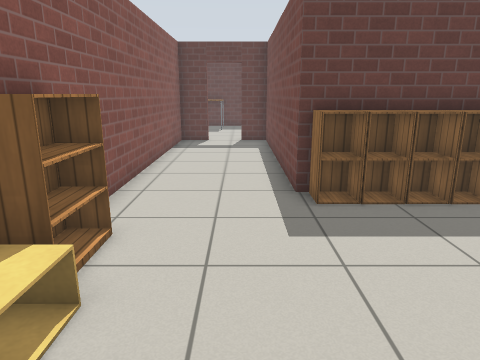
View 1 (above)

16 first-person views from a walk through a world built for the Gazebo simulator. The camera is 1.2 m above the floor, tilts 14° down and sees 70° across. The floor is counted in squares, 0.5 m on a side. Each view is taken from the middle of a square. On the plan, view 1 faces up. The plan holds only what a view shows up to about 20 squares ahead; the rest is blank. Gazebo's built-in surfaces are drawn with simple patterns. Simple shapes stand in for some stock models.

View 2
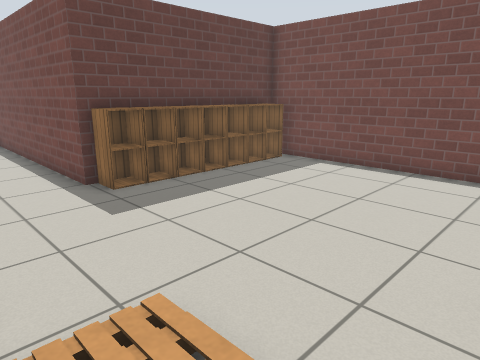

View 3
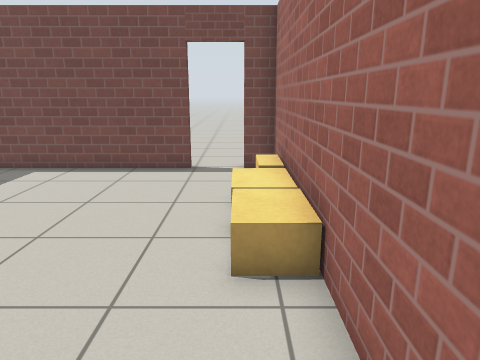

View 4
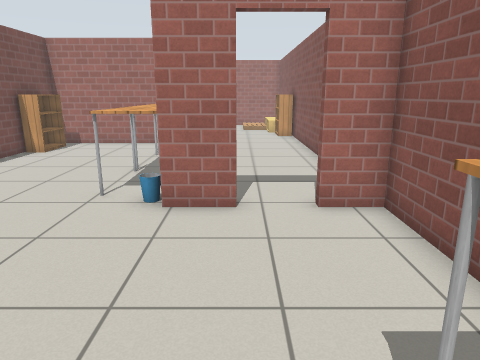

View 5
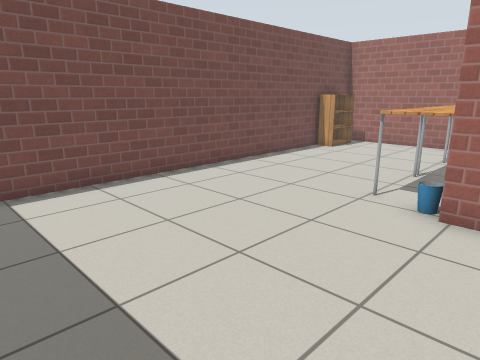

View 6
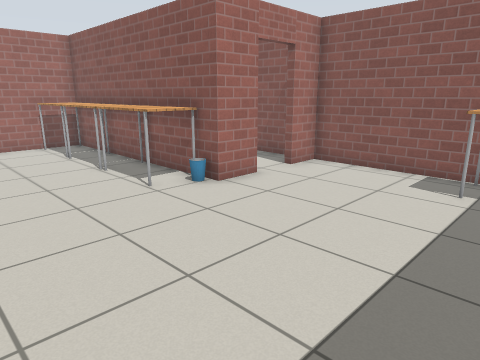

View 7
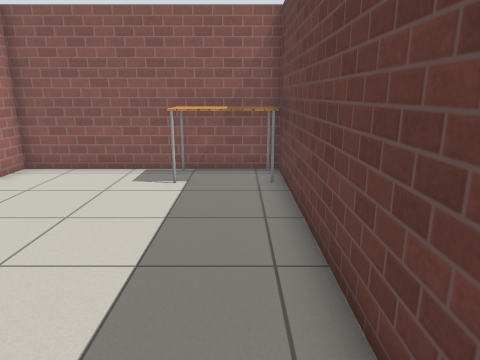

View 8
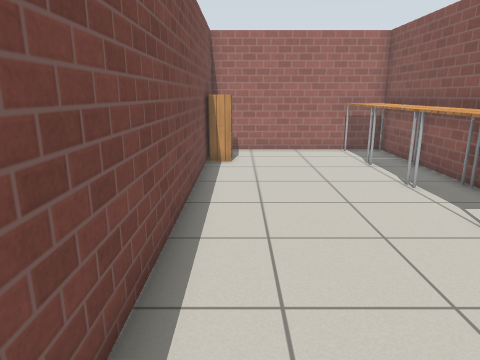

View 9
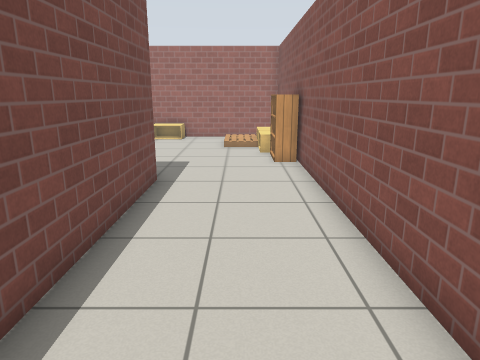

View 10
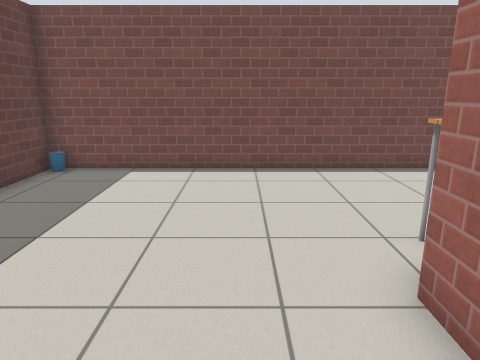

View 11
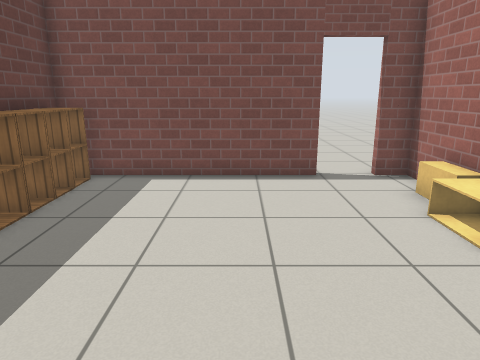

View 12
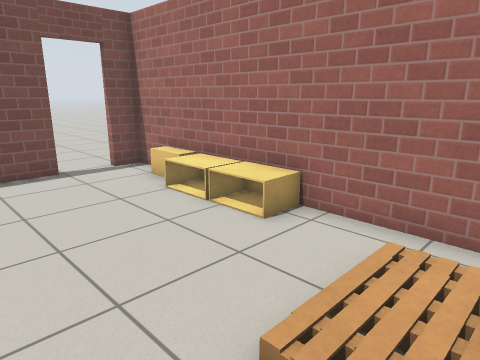

View 13
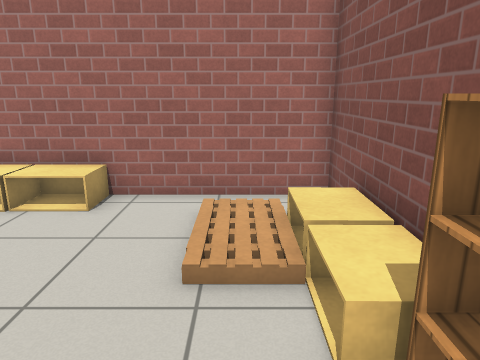

View 14
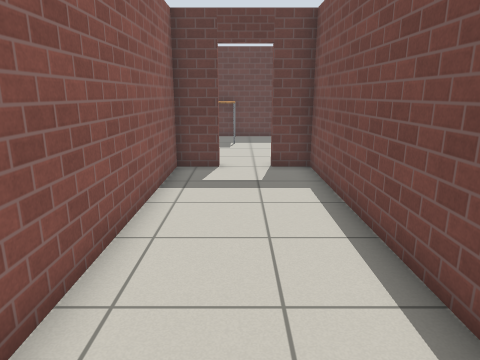

View 15
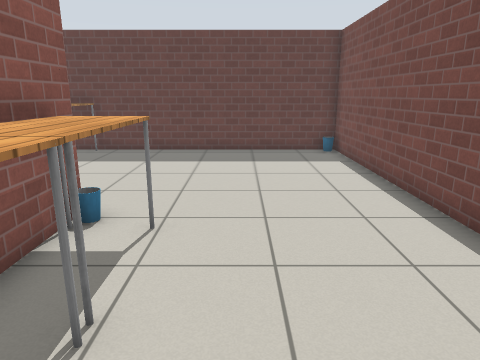

View 16
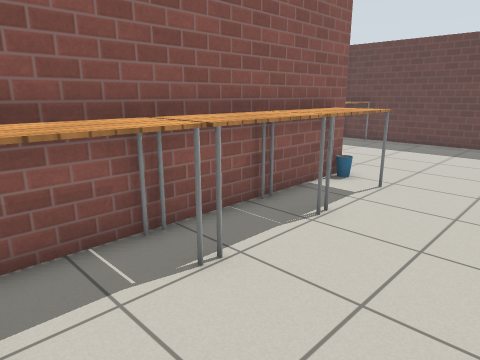

### Floor plan
Points are (right, up) in squares from view 1. A wall is a line through its corners. A room is listed if a view was taken in it or the views show most of it. See-through windows are left out.
Room 1 (views 1, 2, 3, 4, 5, 6, 7, 8, 9, 10, 11, 12, 13, 14, 15, 16)
walls: (1.4, 17.1) (1.4, 18.5) (0, 18.5); (9.2, 11.5) (9.2, 26.5); (9.2, 8.6) (9.2, 9.6); (0, 18.8) (1.7, 18.8); (-1.6, 18.5) (-3.2, 18.5) (-3.2, 5.6); (-3.2, 4.6) (-3.2, 3.6); (-3.2, 2.6) (-3.2, 1.6); (9.2, 0.7) (9.2, 8.3); (-3.2, 0.4) (-3.2, -2.1) (2.5, -2.1); (3.5, -2.1) (4.5, -2.1); (5.5, -2.1) (9.2, -2.1) (9.2, -1.1); (8.5, 27.3) (-1.5, 27.3); (-3.2, 27.3) (-3.2, 18.8) (-1.6, 18.8)
low walls: (5.8, -1.4) (7.4, -1.4)
ways out: open door at (-0.5, 19); open door at (9, -0.5)
objects: cabinet (-3, 0) to (-2, 1); cabinet (-3, 2) to (-2, 3); table (-2, 24) to (-2, 27); cabinet (2, -2) to (3, -1); cabinet (2, 8); table (2, 9) to (3, 11); table (2, 12) to (3, 14); table (2, 15) to (3, 18); bin (2, 18); cabinet (3, 8); cabinet (4, -2) to (5, -1); cabinet (4, 8); cabinet (5, 8); cabinet (6, 8); cabinet (7, 8); cabinet (8, 8)

Positions as (right, up) in squares from view 1, and headings:
1: (0, 0), facing up
2: (-2, -1), facing up-right
3: (-2, -1), facing right
4: (0, 26), facing down
5: (0, 26), facing down-right
6: (8, 26), facing down-left
7: (8, 26), facing left
8: (8, 24), facing down
9: (-1, 18), facing down
10: (-2, 21), facing right
11: (-1, 3), facing right
12: (-2, 4), facing down-right
13: (-1, 6), facing down
14: (-1, 7), facing up
15: (5, 12), facing up
16: (7, 9), facing up-left
